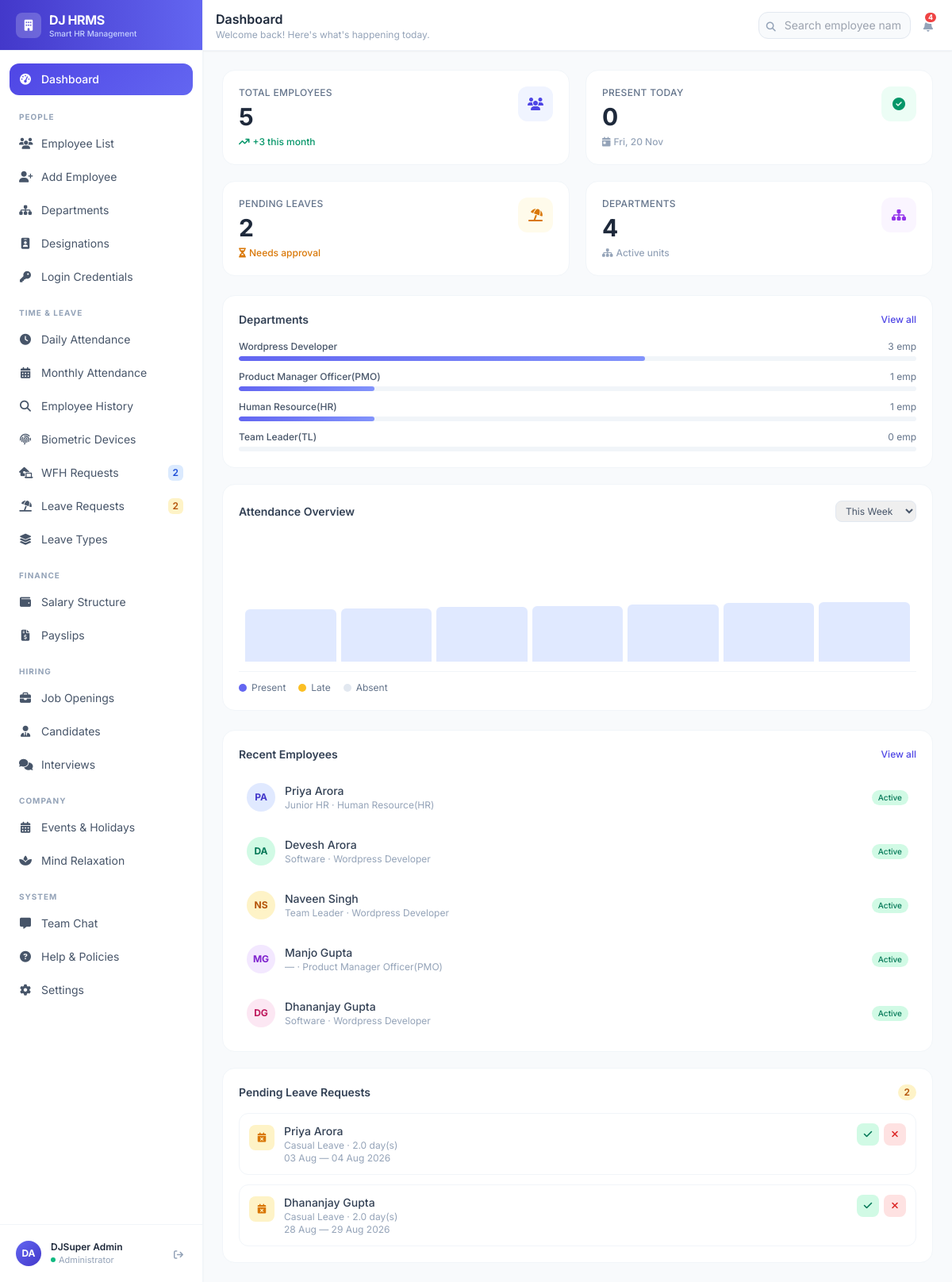
The app's page /dashboard/ (signed in), older data.
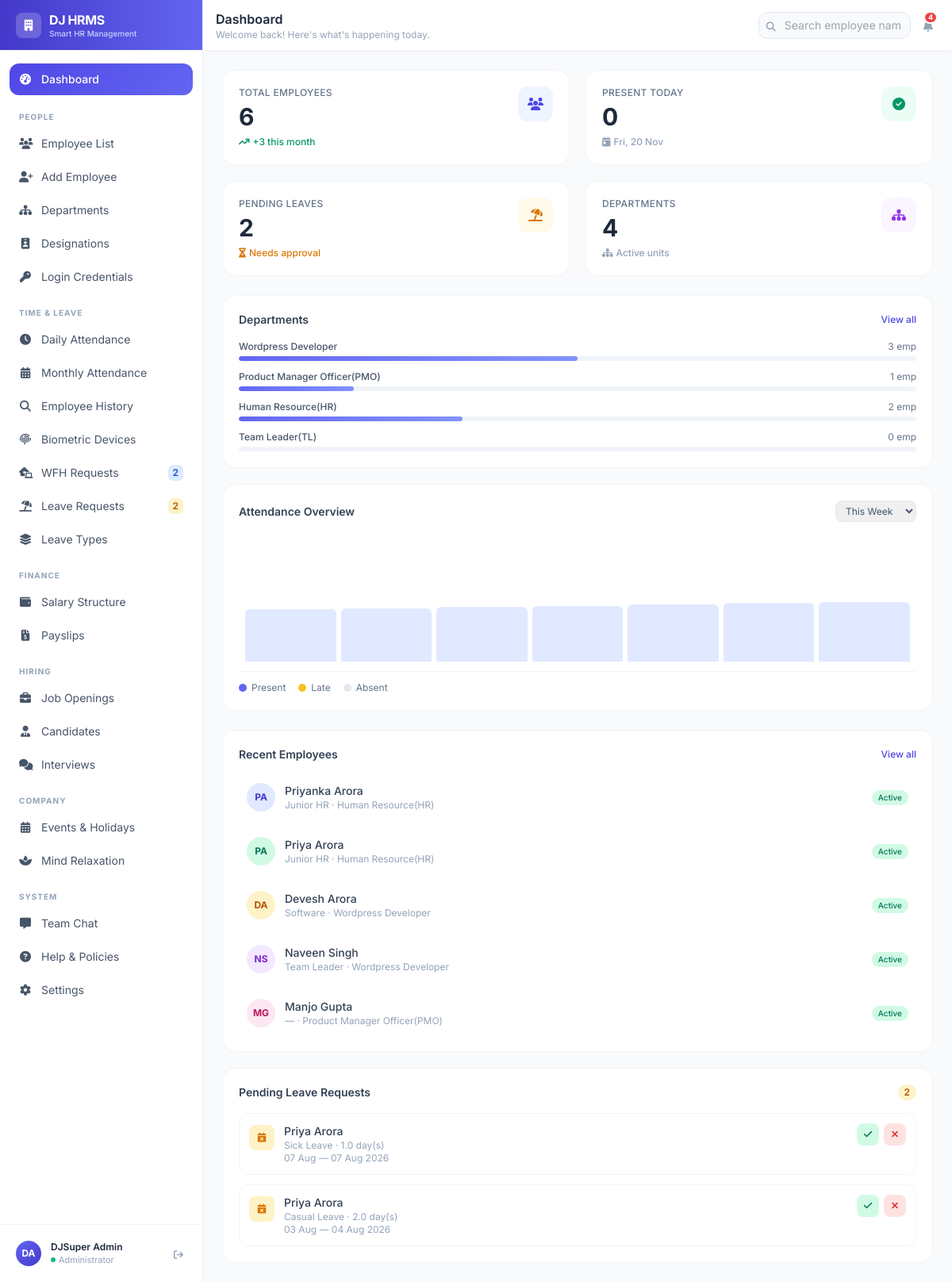
The same page, newer data.
### employees/models.py (models this page shows, shortened)
class Department(models.Model):
    name = models.CharField(max_length=100, unique=True)
    code = models.CharField(max_length=10, unique=True)
    description = models.TextField(blank=True)
    manager = models.ForeignKey(
        'Employee', on_delete=models.SET_NULL, null=True, blank=True,
        related_name='managed_department'
    )
    created_at = models.DateTimeField(auto_now_add=True)
    class Meta:
        ordering = ['name']

class Employee(models.Model):
    GENDER_CHOICES = [('M', 'Male'), ('F', 'Female'), ('O', 'Other')]
    STATUS_CHOICES = [
        ('active', 'Active'),
        ('inactive', 'Inactive'),
        ('on_leave', 'On Leave'),
        ('terminated', 'Terminated'),
    ]
    EMPLOYMENT_TYPE = [
        ('full_time', 'Full Time'),
        ('part_time', 'Part Time'),
        ('contract', 'Contract'),
        ('intern', 'Intern'),
    ]
    user = models.OneToOneField(User, on_delete=models.CASCADE, null=True, blank=True)
    employee_id = models.CharField(max_length=20, unique=True)
    first_name = models.CharField(max_length=50)
    last_name = models.CharField(max_length=50)
    email = models.EmailField(unique=True)
    phone = models.CharField(max_length=15, blank=True)
    date_of_birth = models.DateField(null=True, blank=True)
    gender = models.CharField(max_length=1, choices=GENDER_CHOICES, blank=True)
    photo = models.ImageField(upload_to='employee_photos/', null=True, blank=True)
    department = models.ForeignKey(Department, on_delete=models.SET_NULL, null=True, related_name='employees')
    designation = models.ForeignKey(Designation, on_delete=models.SET_NULL, null=True, related_name='employees')
    date_joined = models.DateField()
    employment_type = models.CharField(max_length=20, choices=EMPLOYMENT_TYPE, default='full_time')
    status = models.CharField(max_length=20, choices=STATUS_CHOICES, default='active')
    address = models.TextField(blank=True)
    emergency_contact_name = models.CharField(max_length=100, blank=True)
    emergency_contact_phone = models.CharField(max_length=15, blank=True)
    bank_account_holder_name = models.CharField(max_length=100, blank=True)
    bank_account_number      = models.CharField(max_length=30, blank=True)
    bank_name                = models.CharField(max_length=100, blank=True)
    bank_ifsc_code           = models.CharField(max_length=15, blank=True)
    aadhar_number            = models.CharField(max_length=20, blank=True, help_text="12-digit Aadhaar number")
    pan_number                = models.CharField(max_length=10, blank=True, help_text="10-character PAN")
    status_reason = models.TextField(
        blank=True,
        help_text="Reason for the current status (resignation, long leave, termination, etc.)"
    )
    status_changed_at = models.DateTimeField(null=True, blank=True)
    hold_until = models.DateField(
        null=True, blank=True,
        help_text="Expected return / reactivation date — for employees on long leave (6 months, 1 year, etc.)"
    )
    reporting_manager = models.ForeignKey(
        'self', on_delete=models.SET_NULL, null=True, blank=True,
        related_name='team_members',
        help_text="The senior / manager this employee reports to."
    )
    shift = models.ForeignKey(
        'attendance.ShiftTiming', on_delete=models.SET_NULL, null=True, blank=True,
        related_name='employees',
        help_text="Assigned shift timing — controls the expected start time and late marking."
    )
    standard_working_hours = models.DecimalField(
        max_digits=4, decimal_places=2, null=True, blank=True,
        help_text="Working hours required per day for this employee. Leave blank to use the shift's default."
    )
    biometric_id = models.CharField(
        max_length=30, null=True, blank=True, unique=True,
        help_text="User ID / PIN configured for this employee on the fingerprint/biometric punch machine."
    )
    created_at = models.DateTimeField(auto_now_add=True)
    updated_at = models.DateTimeField(auto_now=True)
    @property
    def full_name(self):
        return f"{self.first_name} {self.last_name}"
    class Meta:
        ordering = ['first_name', 'last_name']

class Designation(models.Model):
    title = models.CharField(max_length=100, unique=True)
    department = models.ForeignKey(Department, on_delete=models.CASCADE, related_name='designations')
    level = models.PositiveSmallIntegerField(default=1)  # 1=junior, 5=senior
    class Meta:
        ordering = ['title']

### leaves/models.py (models this page shows, shortened)
class LeaveRequest(models.Model):
    STATUS_CHOICES = [
        ('pending', 'Pending'),
        ('approved', 'Approved'),
        ('rejected', 'Rejected'),
        ('cancelled', 'Cancelled'),
    ]
    employee = models.ForeignKey(Employee, on_delete=models.CASCADE, related_name='leave_requests')
    leave_type = models.ForeignKey(LeaveType, on_delete=models.CASCADE)
    start_date = models.DateField()
    end_date = models.DateField()
    days = models.DecimalField(max_digits=4, decimal_places=1)
    reason = models.TextField()
    status = models.CharField(max_length=20, choices=STATUS_CHOICES, default='pending')
    approved_by = models.ForeignKey(
        Employee, on_delete=models.SET_NULL, null=True, blank=True,
        related_name='approved_leaves'
    )
    approved_at = models.DateTimeField(null=True, blank=True)
    rejection_reason = models.TextField(blank=True)
    created_at = models.DateTimeField(auto_now_add=True)
    updated_at = models.DateTimeField(auto_now=True)
    class Meta:
        ordering = ['-created_at']

class LeaveType(models.Model):
    name = models.CharField(max_length=100, unique=True)
    code = models.CharField(max_length=10, unique=True)
    days_allowed = models.PositiveSmallIntegerField(default=0)
    is_paid = models.BooleanField(default=True)
    carry_forward = models.BooleanField(default=False)
    max_carry_forward_days = models.PositiveSmallIntegerField(default=0)
    description = models.TextField(blank=True)

### employees/views.py (the view)
# urls.py: path('', views.dashboard, name='dashboard'),
@login_required
def dashboard(request):
    if not request.user.is_authenticated:
        return redirect('/admin-login/')
    if not (request.user.is_staff or request.user.is_superuser):
        return redirect('/portal/')
    today            = date.today()
    total_employees  = Employee.objects.filter(status='active').count()
    today_present    = AttendanceRecord.objects.filter(
        date=today,
        status__in=['present', 'late', 'work_from_home']
    ).count()
    pending_leaves   = LeaveRequest.objects.filter(status='pending').count()
    departments      = Department.objects.annotate(
        emp_count=Count('employees', filter=Q(employees__status='active'))
    )
    recent_employees = Employee.objects.filter(
        status='active'
    ).order_by('-date_joined')[:5]
    recent_leaves    = LeaveRequest.objects.filter(
        status='pending'
    ).order_by('-created_at')[:5]
    return render(request, 'dashboard/index.html', {
        'total_employees':  total_employees,
        'today_present':    today_present,
        'pending_leaves':   pending_leaves,
        'departments':      departments,
        'recent_employees': recent_employees,
        'recent_leaves':    recent_leaves,
        'today':            today,
    })

### hrms/context_processors.py (called while the page is built, shortened)
def unread_messages(request):
    if not request.user.is_authenticated:
        return {}
    try:
        from messaging.models import Message
    except Exception:
        return {}
    count = Message.objects.filter(
        conversation__participants=request.user,
        is_read=False,
    ).exclude(sender=request.user).count()
    return {'unread_messages_count': count}

def team_requests(request):
    if not request.user.is_authenticated:
        return {}
    try:
        from employees.models import Employee
        from leaves.models import LeaveRequest
        from attendance.models import WorkFromHomeRequest
        current_employee = Employee.objects.get(user=request.user)
    except Exception:
        return {}

def current_employee(request):
    if not request.user.is_authenticated:
        return {}
    try:
        from employees.models import Employee
        emp = Employee.objects.select_related('department', 'designation').get(user=request.user)
    except Exception:
        return {}
    return {'employee': emp}

### templates/dashboard/index.html (shortened to what the changed rows need)
{% extends 'base.html' %}
{% block page_title %}Dashboard{% endblock %}
{% block content %}
<div class="grid grid-cols-1 sm:grid-cols-2 xl:grid-cols-4 gap-5 mb-6">
  <div class="stat-card bg-white rounded-2xl p-5 border border-slate-100">
    <div class="flex items-start justify-between">
      <div>
        <p class="text-slate-500 text-xs font-medium uppercase tracking-wide">Total Employees</p>
        <p class="text-3xl font-bold text-slate-800 mt-1">{{ total_employees }}</p>
        <p class="text-emerald-600 text-xs font-medium mt-1.5"><i class="fas fa-arrow-trend-up mr-1"></i>+3 this month</p>
      </div>
    </div>
  </div>
</div>
<div class="grid grid-cols-1 xl:grid-cols-3 gap-5 mb-6">
  <div class="xl:col-span-1 bg-white rounded-2xl border border-slate-100 p-5">
    <div class="flex items-center justify-between mb-4">
      <h2 class="text-slate-700 font-semibold text-sm">Departments</h2>
    </div>
    <div class="space-y-3">
      {% for dept in departments %}
      <div>
        <div class="flex items-center justify-between mb-1">
          <span class="text-slate-600 text-xs font-medium">{{ dept.name }}</span>
          <span class="text-slate-500 text-xs">{{ dept.emp_count }} emp</span>
        </div>
        <div class="h-1.5 bg-slate-100 rounded-full overflow-hidden">
          <div class="h-full rounded-full bg-gradient-to-r from-brand-500 to-brand-400"
               style="width: {% if total_employees > 0 %}{% widthratio dept.emp_count total_employees 100 %}{% else %}0{% endif %}%"></div>
        </div>
      </div>
      {% empty %}
      <p class="text-slate-400 text-sm text-center py-4">No departments yet</p>
      {% endfor %}
    </div>
  </div>
  <div class="xl:col-span-2 bg-white rounded-2xl border border-slate-100 p-5">
    <div class="flex items-center justify-between mb-4">
      <h2 class="text-slate-700 font-semibold text-sm">Attendance Overview</h2>
    </div>
    <div id="attendanceChart" class="h-40 flex items-end gap-1.5 px-2">
      {% for day, pct in attendance_data|default:"" %}
      <div class="flex-1 flex flex-col items-center gap-1">
        <div class="w-full rounded-t-md bg-brand-400" style="height: {{ pct }}%"></div>
        <span class="text-slate-400 text-[9px]">{{ day }}</span>
      </div>
      {% empty %}
      {% for h in "7654321"|make_list %}
      <div class="flex-1 bg-brand-100 rounded-t-md" style="height: {{ forloop.counter|add:"40" }}%"></div>
      {% endfor %}
      {% endfor %}
    </div>
  </div>
</div>
<div class="grid grid-cols-1 xl:grid-cols-2 gap-5">
  <div class="bg-white rounded-2xl border border-slate-100 p-5">
    <div class="flex items-center justify-between mb-4">
      <h2 class="text-slate-700 font-semibold text-sm">Recent Employees</h2>
    </div>
    <div class="space-y-3">
      {% for emp in recent_employees %}
      <div class="flex items-center gap-3 p-2.5 rounded-xl hover:bg-slate-50 transition-colors cursor-pointer">
        <div class="w-9 h-9 rounded-full flex items-center justify-center text-xs font-bold flex-shrink-0
          {% cycle 'bg-brand-100 text-brand-700' 'bg-emerald-100 text-emerald-700' 'bg-amber-100 text-amber-700' 'bg-purple-100 text-purple-700' 'bg-pink-100 text-pink-700' %}">
          {{ emp.first_name|first|upper }}{{ emp.last_name|first|upper }}
        </div>
        <div class="flex-1 min-w-0">
          <p class="text-slate-700 text-sm font-medium truncate">{{ emp.full_name }}</p>
          <p class="text-slate-400 text-xs truncate">{{ emp.designation.title|default:"—" }} · {{ emp.department.name|default:"—" }}</p>
        </div>
        <span class="text-[10px] px-2 py-0.5 rounded-full font-medium
          {% if emp.status == 'active' %}bg-emerald-100 text-emerald-700
          {% elif emp.status == 'on_leave' %}bg-amber-100 text-amber-700
          {% else %}bg-slate-100 text-slate-500{% endif %}">
          {{ emp.get_status_display }}
        </span>
      </div>
      {% empty %}
      <p class="text-slate-400 text-sm text-center py-6">No employees yet. <a href="#" class="text-brand-600 hover:underline">Add first employee</a></p>
      {% endfor %}
    </div>
  </div>
  <div class="bg-white rounded-2xl border border-slate-100 p-5">
    <div class="flex items-center justify-between mb-4">
      <h2 class="text-slate-700 font-semibold text-sm">Pending Leave Requests</h2>
    </div>
    <div class="space-y-3">
      {% for leave in recent_leaves %}
      <div class="flex items-start gap-3 p-3 rounded-xl border border-slate-100 hover:border-brand-200 transition-colors">
        <div class="w-8 h-8 rounded-lg bg-amber-100 flex items-center justify-center flex-shrink-0 mt-0.5">
          <i class="fas fa-calendar-xmark text-amber-600 text-xs"></i>
        </div>
        <div class="flex-1 min-w-0">
          <p class="text-slate-700 text-sm font-medium truncate">{{ leave.employee.full_name }}</p>
          <p class="text-slate-400 text-xs">{{ leave.leave_type.name }} · {{ leave.days }} day(s)</p>
          <p class="text-slate-400 text-xs">{{ leave.start_date|date:"d M" }} — {{ leave.end_date|date:"d M Y" }}</p>
        </div>
        <div class="flex gap-1.5 flex-shrink-0">
          <form method="post" action="{% url 'approve_leave' leave.pk %}" class="inline">
            <button type="submit" class="w-7 h-7 rounded-lg bg-emerald-100 text-emerald-700 hover:bg-emerald-200 transition-colors text-xs" title="Approve">
              <i class="fas fa-check"></i>
            </button>
          </form>
          <button type="button" onclick="quickReject({{ leave.pk }}, '{{ leave.employee.full_name|escapejs }}')"
            class="w-7 h-7 rounded-lg bg-red-100 text-red-600 hover:bg-red-200 transition-colors text-xs" title="Reject">
            <i class="fas fa-xmark"></i>
          </button>
        </div>
      </div>
      {% endfor %}
    </div>
  </div>
</div>
{% endblock %}

Row changes from the older to the newer data that the page shows:
no longer on this page (row edited): Employee: first_name|first "D", last_name|first "G", full_name "Dhananjay Gupta", designation "Software", department.name "Wordpress Developer", status "Active"
no longer on this page (row edited): LeaveRequest: employee.full_name "Dhananjay Gupta", leave_type.name "Casual Leave", days "2.0", start_date "28 Aug", end_date "29 Aug 2026"
computed for Department "Human Resource(HR)": emp_count "1" → "2"
added Employee: first_name|first "P", last_name|first "A", full_name "Priyanka Arora", designation "Junior HR", department.name "Human Resource(HR)", status "Active"
added LeaveRequest: employee.full_name "Priya Arora", leave_type.name "Sick Leave", days "1.0", start_date "07 Aug", end_date "07 Aug 2026"
Text that changed along with them:
{{ total_employees }}: "5" → "6"
